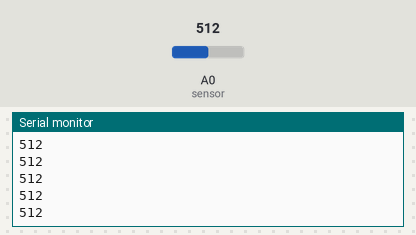
This sketch was run on a simulated Arduino Uno, built with avr-gcc and run on an emulated ATmega328P. Shown: the last lines printed to the serial monitor. The inputs (shaded band) are chosen by the test bench; at power-on: A0 (sensor) = 512.

Above: at 1.2 s.
1.3 s: A0 (sensor) set to 716
At 2.2 s:
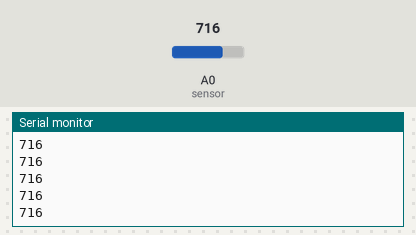
2.8 s: A0 (sensor) set to 900
At 3.3 s:
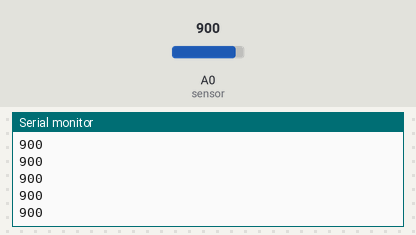
Timing chart, 0 to 5.8 s (numbered marks = the images above; inputs shaded):
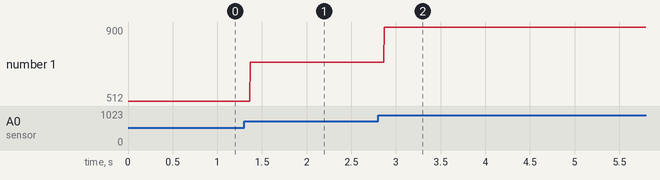

Measured:
- after the input at 1.3 s, the serial monitor: prints a new line after 0.07 s (image 1)
- after the input at 2.8 s, the serial monitor: prints a new line after 0.07 s (image 2)
- plotted number 1: 512 → 716 after the input at 1.3 s, 716 → 900 after the input at 2.8 s

The sketch:

spped2.ino
```cpp
int sensor = A0;
int t1,t2;
int t=0;
int counter=0;
int sp=0;
int value;
void setup() {
  // put your setup code here, to run once:
   Serial.begin(9600);
   pinMode(sensor,INPUT);
}

void loop() {
  // put your main code here, to run repeatedly:
  t1=micros();
  while(t<=1000000)
  {
    value= analogRead(sensor);
    Serial.println(value);
    if(value>200)
    {
      counter++;
    }
    t2= micros();
     t= t1-t2;
  }
  sp = counter*60;


  Serial.println("speed value is");
  Serial.println(sp);

}
```
